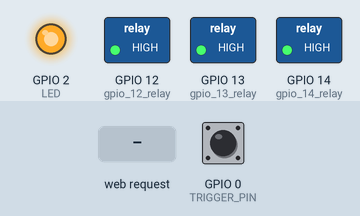
The sketch below on a simulated ESP8266 (NodeMCU). On the bench: switched loads named in the sketch (green lamp = pin HIGH), output pins drawn as LEDs (lit = HIGH). The inputs (shaded band) are chosen by the test bench; at power-on: GPIO 0 (TRIGGER_PIN) HIGH. WiFi joins after 1.5 s; servers stay silent unless stated; what the sketch prints to the serial monitor is not drawn.

Above: at 17.7 s.
17.8 s: HTTP request GET /1 received
At 19.3 s:
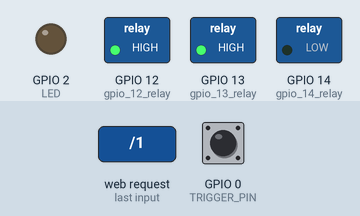
19.6 s: HTTP request GET /2 received
At 20.9 s:
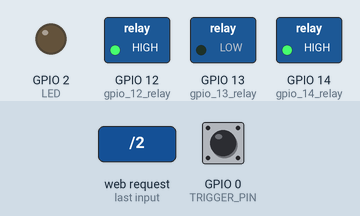
21.4 s: HTTP request GET /3 received
At 22.3 s:
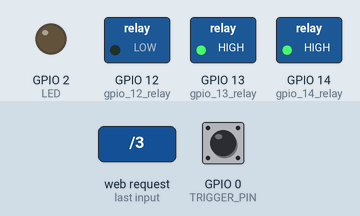
26.2 s: HTTP request GET /off received
At 26.9 s:
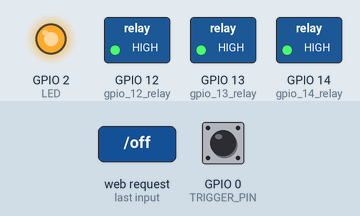
Timing chart, 0 to 28.7 s (numbered marks = the images above; inputs shaded):
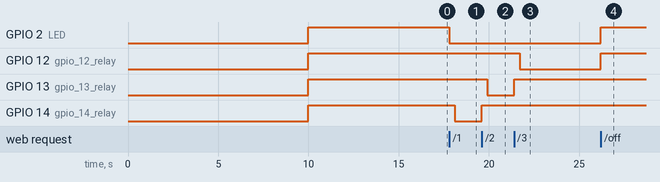

Measured:
- after the input at 17.8 s, GPIO 2 (LED): HIGH → LOW at once; GPIO 14 (gpio_14_relay): HIGH → LOW after 0.30 s
- after the input at 19.6 s, GPIO 13 (gpio_13_relay): HIGH → LOW after 0.30 s; GPIO 14 (gpio_14_relay): LOW → HIGH at once
- after the input at 21.4 s, GPIO 12 (gpio_12_relay): HIGH → LOW after 0.30 s; GPIO 13 (gpio_13_relay): LOW → HIGH at once
- after the input at 26.2 s, GPIO 2 (LED), GPIO 12 (gpio_12_relay): LOW → HIGH at once

The sketch:

4phasefan_clean.ino
```cpp
/*
  Simple Wifi Switch
*/

#include <ESP8266WiFi.h>
#include <WiFiClient.h>
#include <ESP8266WebServer.h>
#include <ESP8266mDNS.h>
#include <ArduinoOTA.h>

#include <DNSServer.h>
#include <WiFiManager.h>

// Replace with your network credentials
const char* ssid = "<ssid>";
const char* password = "<password>";

#define TRIGGER_PIN 0
#define LED 2

int gpio_12_relay = 12;
int gpio_13_relay = 13;
int gpio_14_relay = 14;

ESP8266WebServer server(80);

String web_1_html = "<h1>Switch 1 is ON</h1><p><a href=\"1\"><button>1</button></a>&nbsp;<a href=\"2\"><button>2</button></a>&nbsp;<a href=\"3\"><button>3</button></a>&nbsp;<a href=\"off\"><button>OFF</button></a></p>";
String web_2_html = "<h1>Switch 2 is ON</h1><p><a href=\"1\"><button>1</button></a>&nbsp;<a href=\"2\"><button>2</button></a>&nbsp;<a href=\"3\"><button>3</button></a>&nbsp;<a href=\"off\"><button>OFF</button></a></p>";
String web_3_html = "<h1>Switch 3 is ON</h1><p><a href=\"1\"><button>1</button></a>&nbsp;<a href=\"2\"><button>2</button></a>&nbsp;<a href=\"3\"><button>3</button></a>&nbsp;<a href=\"off\"><button>OFF</button></a></p>";
String web_off_html = "<h1>Switch is OFF</h1><p><a href=\"1\"><button>1</button></a>&nbsp;<a href=\"2\"><button>2</button></a>&nbsp;<a href=\"3\"><button>3</button></a>&nbsp;<a href=\"off\"><button>OFF</button></a></p>";

void setup(void){
  //  Init
  WiFiManager wifiManager;
  //for testing
//  wifiManager.resetSettings();

  delay(10000);
  pinMode(LED, OUTPUT);
  digitalWrite(LED, HIGH);

  pinMode(gpio_12_relay, OUTPUT);
  digitalWrite(gpio_12_relay, HIGH);
  pinMode(gpio_13_relay, OUTPUT);
  digitalWrite(gpio_13_relay, HIGH);
  pinMode(gpio_14_relay, OUTPUT);
  digitalWrite(gpio_14_relay, HIGH);

  pinMode(TRIGGER_PIN, INPUT);

  Serial.begin(115200);
  delay(5000);

  wifiManager.setTimeout(180);

  // fetches ssid and pass from eeprom and tries to connect
  // if it does not connect it starts an access point with the specified name
  // here "AP" and password "password"
  // and goes into a blocking loop awaiting configuration
  if(!wifiManager.autoConnect("AP","password")) {
      Serial.println("failed to connect and hit timeout");
      delay(3000);
      //reset and try again, or maybe put it to deep sleep
      ESP.reset();
      delay(5000);
  }

  ota();

  webserver();

}

void loop(void){
  ArduinoOTA.handle();
  server.handleClient();

  // start the configuration portal on demand
  // is configuration portal requested?
  if ( digitalRead(TRIGGER_PIN) == LOW ) {
    Serial.println("Flash pin pressed");
    WiFi.disconnect(true);
    server.stop();

    WiFiManager wifiManager;

    if (!wifiManager.startConfigPortal("OnDemandAP","password")) {
      Serial.println("failed to connect and hit timeout");
      delay(3000);
      //reset and try again, or maybe put it to deep sleep
      ESP.reset();
      delay(5000);
    }

    ota();

    webserver();

    //if you get here you have connected to the WiFi
    Serial.println("connected...yeey :)");
  }
}

void ota(){
  ArduinoOTA.setHostname("service02");
  ArduinoOTA.setPassword("F1rmw4r3");

  ArduinoOTA.onStart([]() {
    Serial.println("Start");
  });
  ArduinoOTA.onEnd([]() {
    Serial.println("\nEnd");
  });
  ArduinoOTA.onProgress([](unsigned int progress, unsigned int total) {
    Serial.printf("Progress: %u%%\r", (progress / (total / 100)));
  });
  ArduinoOTA.onError([](ota_error_t error) {
    Serial.printf("Error[%u]: ", error);
    if (error == OTA_AUTH_ERROR) Serial.println("Auth Failed");
    else if (error == OTA_BEGIN_ERROR) Serial.println("Begin Failed");
    else if (error == OTA_CONNECT_ERROR) Serial.println("Connect Failed");
    else if (error == OTA_RECEIVE_ERROR) Serial.println("Receive Failed");
    else if (error == OTA_END_ERROR) Serial.println("End Failed");
  });
  ArduinoOTA.begin();
  Serial.println("OTA ready");
}

void webserver(){
  server.on("/", [](){
    if(digitalRead(gpio_14_relay)==LOW) {
      server.send(200, "text/html", web_1_html);
    } else if(digitalRead(gpio_12_relay)==LOW) {
      server.send(200, "text/html", web_2_html);
    } else if(digitalRead(gpio_13_relay)==LOW) {
      server.send(200, "text/html", web_3_html);
    } else {
      server.send(200, "text/html", web_off_html);
    }
  });

  server.on("/1", [](){
    server.send(200, "text/html", web_1_html);
    digitalWrite(LED, LOW);
    digitalWrite(gpio_12_relay, HIGH);
    digitalWrite(gpio_13_relay, HIGH);
    delay(300);
    digitalWrite(gpio_14_relay, LOW);
    delay(1000);
  });
  server.on("/2", [](){
    server.send(200, "text/html", web_2_html);
    digitalWrite(LED, LOW);
    digitalWrite(gpio_12_relay, HIGH);
    digitalWrite(gpio_14_relay, HIGH);
    delay(300);
    digitalWrite(gpio_13_relay, LOW);
    delay(1000);
  });
  server.on("/3", [](){
    server.send(200, "text/html", web_3_html);
    digitalWrite(LED, LOW);
    digitalWrite(gpio_13_relay, HIGH);
    digitalWrite(gpio_14_relay, HIGH);
    delay(300);
    digitalWrite(gpio_12_relay, LOW);
    delay(1000);
  });

  server.on("/off", [](){
    server.send(200, "text/html", web_off_html);
    digitalWrite(LED, HIGH);
    digitalWrite(gpio_12_relay, HIGH);
    digitalWrite(gpio_13_relay, HIGH);
    digitalWrite(gpio_14_relay, HIGH);
    delay(1000);
  });

  server.begin();
  Serial.println("Server ready..");
}
```
